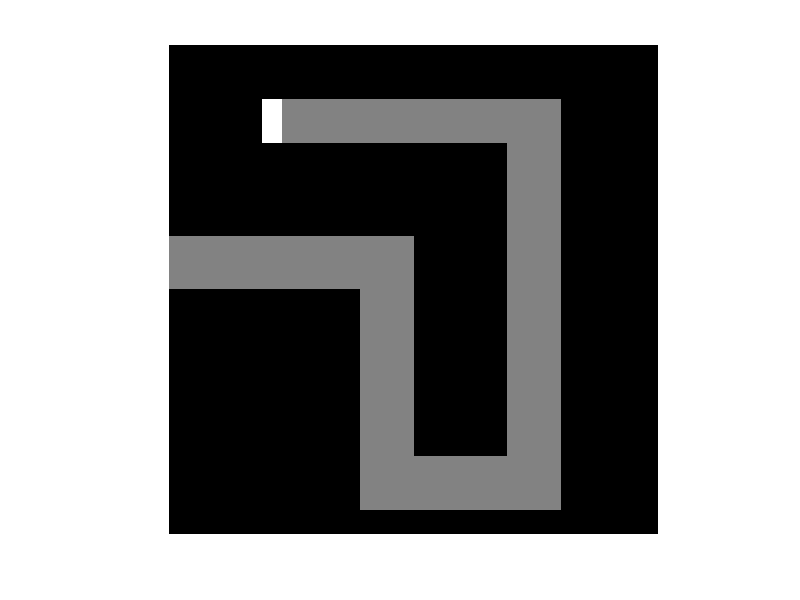
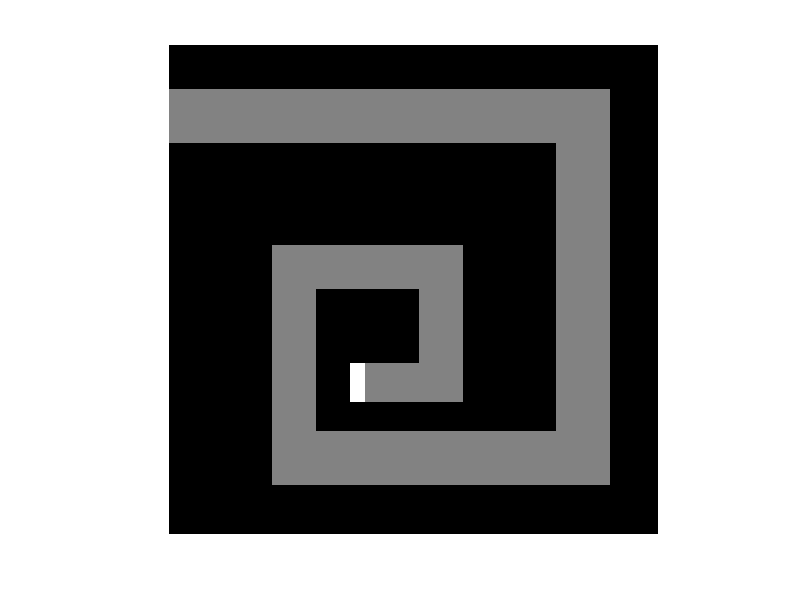
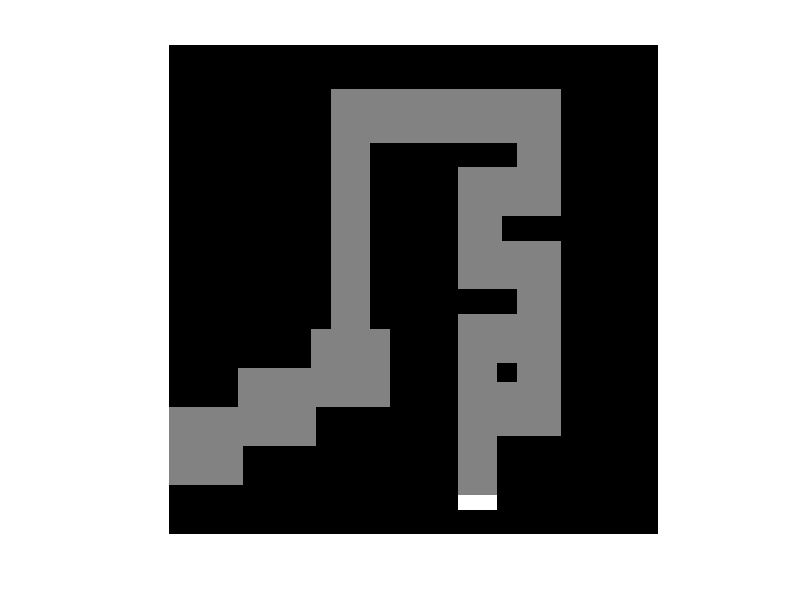

Write MATLAB code to recreate these figures, in order.
% Level 1:
Lvl1 = zeros(100);
Lvl1(40:50,1:40) = 1;
Lvl1(40:85,40:50) = 1;
Lvl1(85:95,40:80) = 1;
Lvl1(20:85,70:80) = 1;
Lvl1(12:20,20:80) = 1;
Lvl1(12:20,20:23) = 2;

imagesc(Lvl1)
colormap(gray)
axis off
axis equal
% Level 2:

figure 
Lvl2 = zeros(100);
Lvl2(10:20,1:80) = 1;
Lvl2(10:80,80:90) = 1;
Lvl2(80:90,30:90) = 1;
Lvl2(50:90,22:30) = 1;
Lvl2(42:50,22:60) = 1;
Lvl2(50:70,52:60) = 1;
Lvl2(66:73,38:60) = 1;
Lvl2(66:73,38:40) = 2;

imagesc(Lvl2)
colormap(gray)
axis off
axis equal

% Level 3:
figure 
Lvl3 = zeros(100);
Lvl3(75:90,1:15) = 1;
Lvl3(67:82,15:30) = 1;
Lvl3(59:74,30:45) = 1;
Lvl3(10:59,34:41) = 1;
Lvl3(10:20,41:80) = 1;
Lvl3(20:80,60:80) = 1;
Lvl3(21:25,60:71) = 0;
Lvl3(36:40,69:80) = 0;
Lvl3(51:55,60:71) = 0;
Lvl3(66:69,68:71) = 0;
Lvl3(80:95,60:67) = 1;
Lvl3(93:95,60:67) = 2;

imagesc(Lvl3)
colormap(gray)
axis off
axis equal

save('LevelMatrices.mat', 'Lvl1', 'Lvl2', 'Lvl3')
